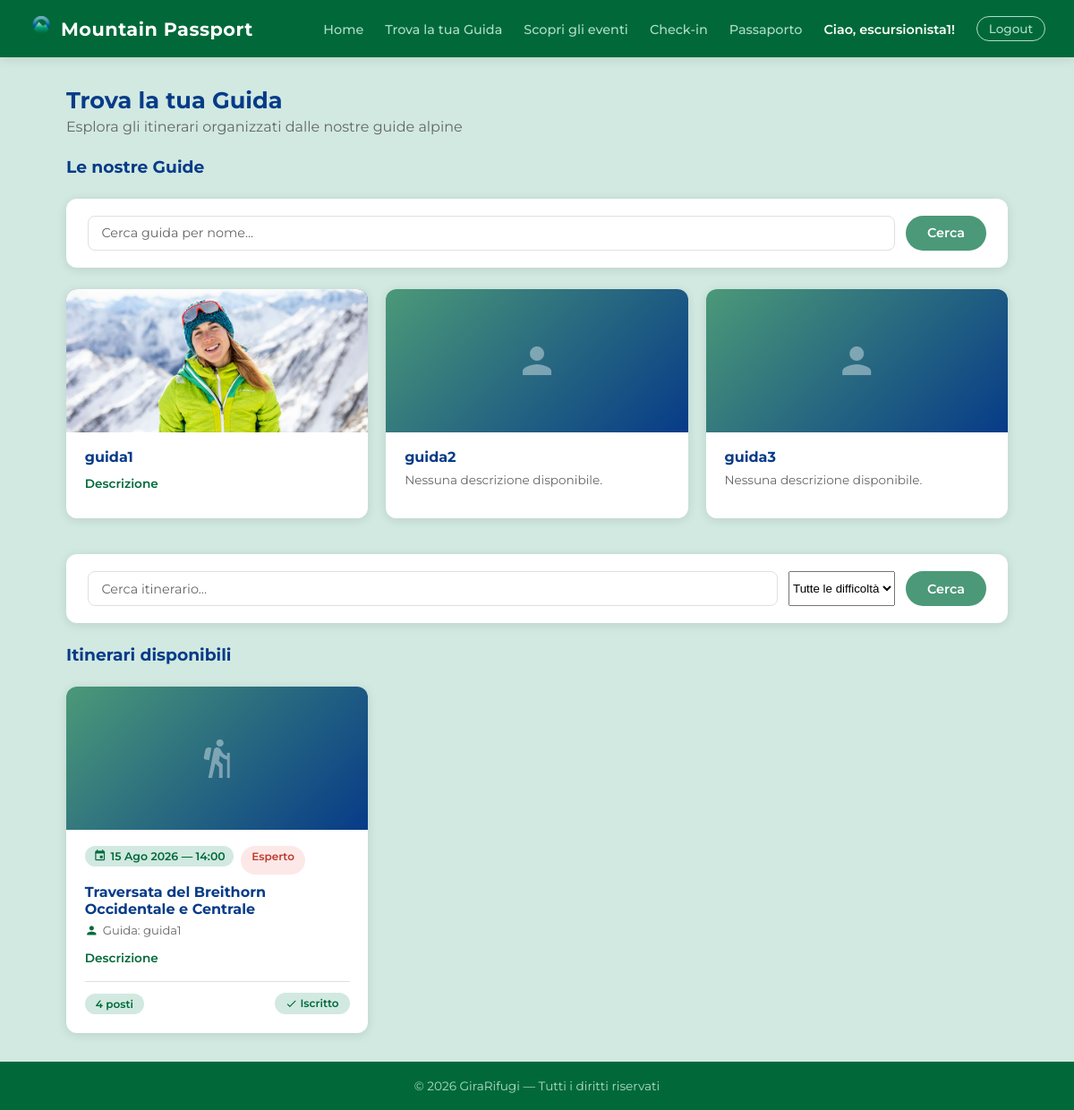
The app's page /guide/ (signed in) with its own data.
### rifugi/models.py (models this page shows, shortened)
class ProfiloGuida(models.Model):
    guida = models.OneToOneField(
        User,
        on_delete=models.CASCADE,
        related_name='profilo_guida'
    )
    bio = models.TextField(blank=True)
    foto = models.ImageField(upload_to='guide/', blank=True, null=True)

class Itinerario(models.Model):
    guida = models.ForeignKey(
            User,
            on_delete=models.CASCADE,
            related_name='itinerari'
        )
    titolo = models.CharField(max_length=200)
    descrizione = models.TextField(blank=True)
    rifugi = models.ManyToManyField(Rifugio, related_name='itinerari', blank=True)
    data = models.DateField()
    ora = models.TimeField(blank=True, null=True)
    difficolta = models.CharField(max_length=20, choices=[
        ('facile', 'Facile'),
        ('medio', 'Medio'),
        ('difficile', 'Difficile'),
        ('esperto', 'Esperto'),
    ], default='facile')
    posti_disponibili = models.IntegerField(default=0)
    class Meta:
        verbose_name_plural = "Itinerari"
        ordering = ['data']

### rifugi/views.py (the view, shortened to what this page needs)
# urls.py: path('guide/', views.guide, name='guide'),
def guide(request):
    is_admin = request.user.is_authenticated and (
        request.user.groups.filter(name='Admin').exists() or request.user.is_superuser
    )
    guide_lista = AuthUser.objects.filter(groups__name='GuidaAlpina').select_related('profilo_guida').order_by('username')
    guida_q = request.GET.get('guida_q', '')
    if guida_q:
        guide_lista = guide_lista.filter(
            Q(username__icontains=guida_q) | Q(first_name__icontains=guida_q) | Q(last_name__icontains=guida_q)
        )
    itinerari = Itinerario.objects.select_related('guida').prefetch_related('iscrizioni').filter(data__gte=date.today())
    q = request.GET.get('q', '')
    difficolta = request.GET.get('difficolta', '')
    if q:
        itinerari = itinerari.filter(titolo__icontains=q)
    if difficolta:
        itinerari = itinerari.filter(difficolta=difficolta)
    iscrizioni_utente = []
    if request.user.is_authenticated:
        iscrizioni_utente = list(
            IscrizioneItinerario.objects.filter(escursionista=request.user).values_list('itinerario_id', flat=True)
        )
    return render(request, 'guide.html', {
        'guide_lista': guide_lista,
        'guida_q': guida_q,
        'itinerari': itinerari,
        'iscrizioni_utente': iscrizioni_utente,
        'q': q,
        'difficolta': difficolta,
        'is_admin': is_admin,
    })

### templates/guide.html (shortened to what this page needs)
{% extends 'base.html' %}
{% block content %}
<div class="page-header">
    <h2>Trova la tua Guida</h2>
    <p>Esplora gli itinerari organizzati dalle nostre guide alpine</p>
</div>
<div class="page-header" style="margin-top:0;">
    <h3>Le nostre Guide</h3>
</div>
<div class="search-bar" style="margin-bottom:1.5rem;">
    <form method="get" style="display:flex; gap:0.75rem; flex-wrap:wrap; width:100%;">
        <input type="text" name="guida_q" placeholder="Cerca guida per nome..." value="{{ guida_q }}">
        <button type="submit" class="btn btn-primary">Cerca</button>
    </form>
</div>
{% if guide_lista %}
<div class="eventi-grid" style="margin-bottom:2.5rem;">
    {% for guida in guide_lista %}
    <div class="evento-card">
        <div class="evento-card-placeholder" style="background: linear-gradient(135deg, var(--green) 0%, var(--blue-dark) 100%); display:flex; align-items:center; justify-content:center;">
            {% if guida.profilo_guida.foto %}
            <img src="{{ guida.profilo_guida.foto.url }}" alt="{{ guida.username }}" style="width:100%; height:100%; object-fit:cover;">
            {% else %}
            <span class="material-icons" style="font-size:3rem; color:rgba(255,255,255,0.4);">person</span>
            {% endif %}
        </div>
        <div class="evento-card-body">
            <h3>{{ guida.first_name|default:guida.username }}</h3>
            {% if guida.profilo_guida.bio %}
            <details class="modifica-details">
                <summary>Descrizione</summary>
            </details>
            {% else %}
            <p class="evento-descrizione" style="color:var(--gray);">Nessuna descrizione disponibile.</p>
            {% endif %}
        </div>
    </div>
    {% endfor %}
</div>
{% else %}
<div class="empty-state" style="margin-bottom:2.5rem;">
    <span class="material-icons">person</span>
    <p>Nessuna guida trovata.</p>
</div>
{% endif %}
<div class="search-bar" style="margin-bottom:1.5rem;">
    <form method="get" style="display:flex; gap:0.75rem; flex-wrap:wrap; width:100%;">
        <input type="text" name="q" placeholder="Cerca itinerario..." value="{{ q }}">
        <select name="difficolta">
            <option value="">Tutte le difficoltà</option>
        </select>
        <button type="submit" class="btn btn-primary">Cerca</button>
    </form>
</div>
<div class="page-header">
    <h3>Itinerari disponibili</h3>
</div>
{% if itinerari %}
<div class="eventi-grid">
    {% for it in itinerari %}
    <div class="evento-card">
        <div class="evento-card-placeholder" style="background: linear-gradient(135deg, var(--green) 0%, var(--blue-dark) 100%); display:flex; align-items:center; justify-content:center;">
            <span class="material-icons" style="font-size:3rem; color:rgba(255,255,255,0.4);">hiking</span>
        </div>
        <div class="evento-card-body">
            <div style="display:flex; gap:0.5rem; flex-wrap:wrap; margin-bottom:0.6rem;">
                <span class="evento-data-badge">
                    <span class="material-icons">event</span>
                    {{ it.data|date:"d M Y" }}{% if it.ora %} — {{ it.ora|time:"H:i" }}{% endif %}
                </span>
                <span class="badge
                    {% if it.difficolta == 'facile' %}badge-green
                    {% elif it.difficolta == 'medio' %}badge-blue
                    {% elif it.difficolta == 'difficile' %}badge-gray
                    {% else %}badge-red{% endif %}">
                    {{ it.get_difficolta_display }}
                </span>
            </div>
            <h3>{{ it.titolo }}</h3>
            <p class="evento-rifugio">
                <span class="material-icons">person</span>
                Guida: {{ it.guida.username }}
            </p>
            {% if it.descrizione %}
            <details class="modifica-details">
                <summary>Descrizione</summary>
            </details>
            {% endif %}
            <div class="evento-footer">
                <span class="badge {% if it.posti_disponibili > 0 %}badge-green{% else %}badge-red{% endif %}">
                    {% if it.posti_disponibili > 0 %}
                        {{ it.posti_disponibili }} posti
                    {% else %}
                        Sold out
                    {% endif %}
                </span>
                {% if user.is_authenticated and user.groups.all.0.name == 'Escursionista' %}
                    {% if it.pk in iscrizioni_utente %}
                    <span class="badge badge-green">
                        <span class="material-icons" style="font-size:0.85rem; vertical-align:middle;">check</span>
                        Iscritto
                    </span>
                    {% elif it.posti_disponibili > 0 %}
                    <form method="post" action="{% url 'iscriviti_itinerario' it.pk %}">
                        {% csrf_token %}
                        <button type="submit" class="btn btn-primary btn-sm">Iscriviti</button>
                    </form>
                    {% endif %}
                {% elif not user.is_authenticated %}
                <a href="/accounts/login/" class="btn btn-outline btn-sm">Accedi per iscriverti</a>
                {% endif %}
            </div>
        </div>
    </div>
    {% endfor %}
</div>
{% else %}
<div class="empty-state">
    <span class="material-icons">hiking</span>
    <p>Nessun itinerario disponibile al momento.</p>
</div>
{% endif %}
{% endblock %}

### templates/base.html (shortened to what this page needs)
{% load static %}
<!DOCTYPE html>
<html lang="it">
<head>
    <link rel="stylesheet" href="{% static 'css/base.css' %}">
    <link rel="stylesheet" href="{% static 'css/home.css' %}">
    <link rel="stylesheet" href="{% static 'css/eventi.css' %}">
    <link rel="stylesheet" href="{% static 'css/detail.css' %}">
    <link rel="stylesheet" href="{% static 'css/form.css' %}">
    <link rel="stylesheet" href="{% static 'css/pages.css' %}">
</head>
<body>
<nav class="navbar">
    <a href="/" class="navbar-brand" style="display:flex; align-items:center; gap:0.5rem;">
        <img src="{% static 'logo.png' %}" alt="Mountain Passport" style="width:28px; height:28px;">
        Mountain Passport
    </a>
    <ul class="navbar-nav">
        <li><a href="{% url 'home' %}">Home</a></li>
        <li><a href="{% url 'guide' %}">Trova la tua Guida</a></li>
        <li><a href="{% url 'eventi' %}">Scopri gli eventi</a></li>
        {% if user.is_authenticated %}
            {% if user.groups.all.0.name == 'Escursionista' %}
                <li><a href="{% url 'checkin' %}">Check-in</a></li>
                <li><a href="{% url 'passaporto' %}">Passaporto</a></li>
            {% elif user.groups.all.0.name == 'GestoreRifugio' %}
                <li><a href="{% url 'dashboard_gestore' %}">Dashboard</a></li>
            {% elif user.groups.all.0.name == 'GuidaAlpina' %}
                <li><a href="{% url 'dashboard_guida' %}">Dashboard</a></li>
            {% elif user.groups.all.0.name == 'Admin' or user.is_superuser %}
                <li><a href="{% url 'pannello_admin' %}">Pannello Admin</a></li>
            {% endif %}
            <li><span class="navbar-user">Ciao, {{ user.username }}!</span></li>
            <li>
                <form method="post" action="/accounts/logout/" style="display:inline">
                    <button type="submit" class="btn-logout">Logout</button>
                </form>
            </li>
        {% else %}
            <li><a href="/accounts/login/">Login</a></li>
            <li><a href="{% url 'register' %}">Registrati</a></li>
        {% endif %}
    </ul>
</nav>
<main>
    {% block content %}{% endblock %}
</main>
<footer>
    <p>&copy; 2026 GiraRifugi — Tutti i diritti riservati</p>
</footer>
</body>
</html>

### static/css/base.css (style rules this page uses)
:root { --green-dark: #016939; --green: #4B9978; --green-light: #AFDCCD; --green-bg: #D1E9E1; --blue-dark: #073B88; --blue: #2F629A; --blue-light: #6B9AB5; --gray: #666666; --gray-light: #E0E0E0; --gray-bg: #F5F5F5; --white: #FFFFFF; --shadow: 0 2px 12px rgba(0,0,0,0.10); --radius: 12px; --radius-sm: 8px; }
*, *::before, *::after { box-sizing: border-box; margin: 0; padding: 0; }
body { font-family: 'Montserrat', sans-serif; background-color: var(--green-bg); color: var(--blue-dark); min-height: 100vh; display: flex; flex-direction: column; }
a { color: var(--blue); text-decoration: none; }
.navbar { background-color: var(--green-dark); padding: 0 2rem; display: flex; align-items: center; justify-content: space-between; height: 64px; box-shadow: var(--shadow); position: sticky; top: 0; z-index: 100; }
.navbar-brand { font-size: 1.3rem; font-weight: 700; color: var(--white) !important; letter-spacing: 0.5px; text-decoration: none; }
.navbar-nav { display: flex; align-items: center; gap: 1.5rem; list-style: none; }
.navbar-nav a { color: var(--green-light); font-size: 0.9rem; font-weight: 500; transition: color 0.2s; }
.navbar-user { color: var(--white); font-size: 0.9rem; font-weight: 600; }
.btn-logout { background: transparent; border: 1px solid var(--green-light); color: var(--green-light); padding: 0.3rem 0.8rem; border-radius: 20px; cursor: pointer; font-family: 'Montserrat', sans-serif; font-size: 0.85rem; font-weight: 500; transition: all 0.2s; }
main { flex: 1; max-width: 1100px; margin: 0 auto; padding: 2rem 1.5rem; width: 100%; }
.btn { display: inline-block; padding: 0.65rem 1.5rem; border-radius: 24px; font-weight: 600; font-size: 0.9rem; cursor: pointer; transition: all 0.2s; border: none; font-family: 'Montserrat', sans-serif; text-decoration: none; }
.btn-primary { background-color: var(--green); color: var(--white); }
footer { background-color: var(--green-dark); color: var(--green-light); text-align: center; padding: 1.2rem; font-size: 0.85rem; margin-top: auto; }

### static/css/home.css (style rules this page uses)
.search-bar { background: var(--white); border-radius: var(--radius); padding: 1.2rem 1.5rem; box-shadow: var(--shadow); display: flex; gap: 0.75rem; flex-wrap: wrap; align-items: center; margin-bottom: 1.5rem; }
.search-bar input { flex: 1; min-width: 140px; border: 1px solid var(--gray-light); border-radius: 8px; padding: 0.55rem 0.9rem; font-family: 'Montserrat', sans-serif; font-size: 0.9rem; color: var(--blue-dark); outline: none; transition: border-color 0.2s; }
.search-bar input::placeholder { color: var(--gray); }

### static/css/eventi.css (style rules this page uses)
.eventi-grid { display: grid; grid-template-columns: repeat(auto-fill, minmax(300px, 1fr)); gap: 1.25rem; }
.evento-card { background: var(--white); border-radius: var(--radius); box-shadow: var(--shadow); overflow: hidden; transition: transform 0.2s; }
.evento-card img, .evento-card-placeholder { width: 100%; height: 160px; object-fit: cover; display: block; background: linear-gradient(135deg, var(--green) 0%, var(--blue-dark) 100%); }
.evento-card-body { padding: 1.1rem 1.3rem 1.3rem; }
.evento-data-badge { display: inline-flex; align-items: center; gap: 0.3rem; background: var(--green-bg); color: var(--green-dark); font-size: 0.78rem; font-weight: 600; padding: 0.25rem 0.6rem; border-radius: 20px; margin-bottom: 0.6rem; }
.evento-data-badge .material-icons { font-size: 0.9rem; }
.evento-card-body h3 { font-size: 1rem; font-weight: 700; color: var(--blue-dark); margin-bottom: 0.4rem; }
.evento-rifugio { display: flex; align-items: center; gap: 0.3rem; font-size: 0.82rem; color: var(--gray); margin-bottom: 0.5rem; }
.evento-rifugio .material-icons { font-size: 0.95rem; color: var(--green-dark); }
.evento-descrizione { font-size: 0.85rem; color: var(--gray); line-height: 1.5; margin-bottom: 0.75rem; }
.evento-footer { display: flex; align-items: center; justify-content: space-between; flex-wrap: wrap; gap: 0.5rem; margin-top: 0.75rem; padding-top: 0.75rem; border-top: 1px solid var(--gray-light); }

### records on screen
Itinerario: data "15 Ago 2026", ora "14:00", difficolta "Esperto", titolo "Traversata del Breithorn Occidentale e Centrale", guida.username "guida1", posti_disponibili "4", shows "Iscritto"

### other values on screen
{{ user.username }} "escursionista1"
{{ guida.first_name|default:guida.username }} "guida1"
{{ guida.first_name|default:guida.username }} "guida2"
{{ guida.first_name|default:guida.username }} "guida3"
